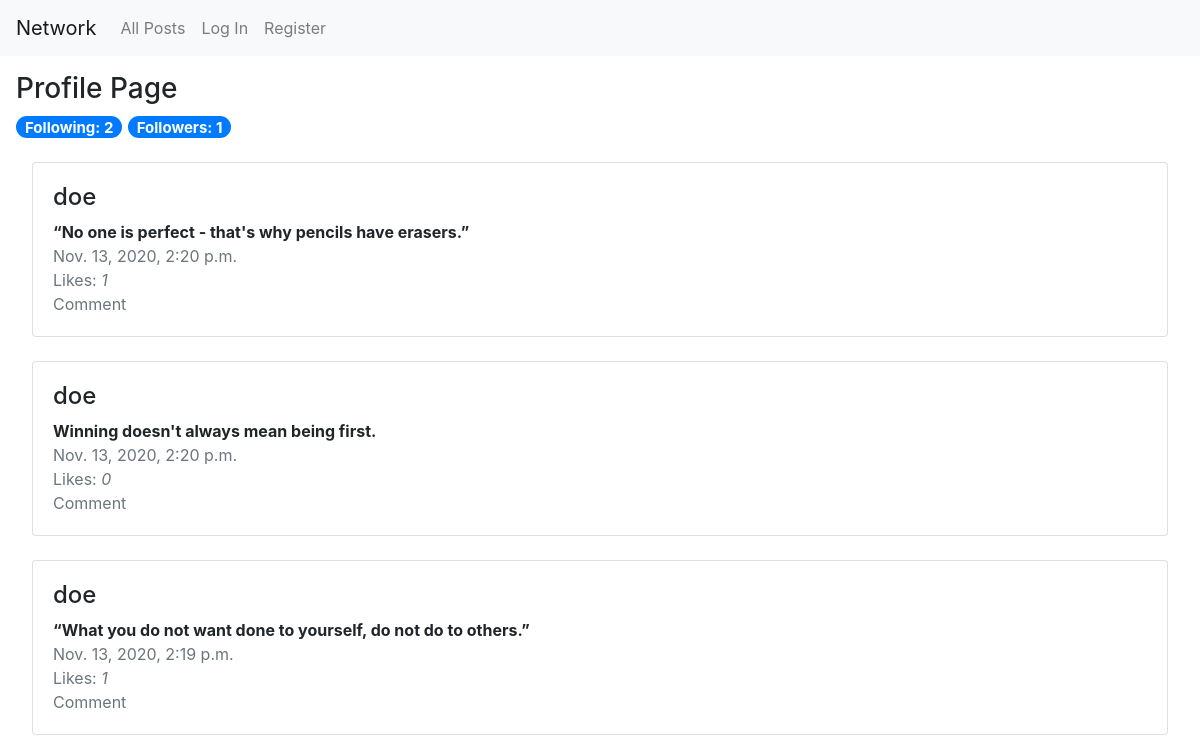
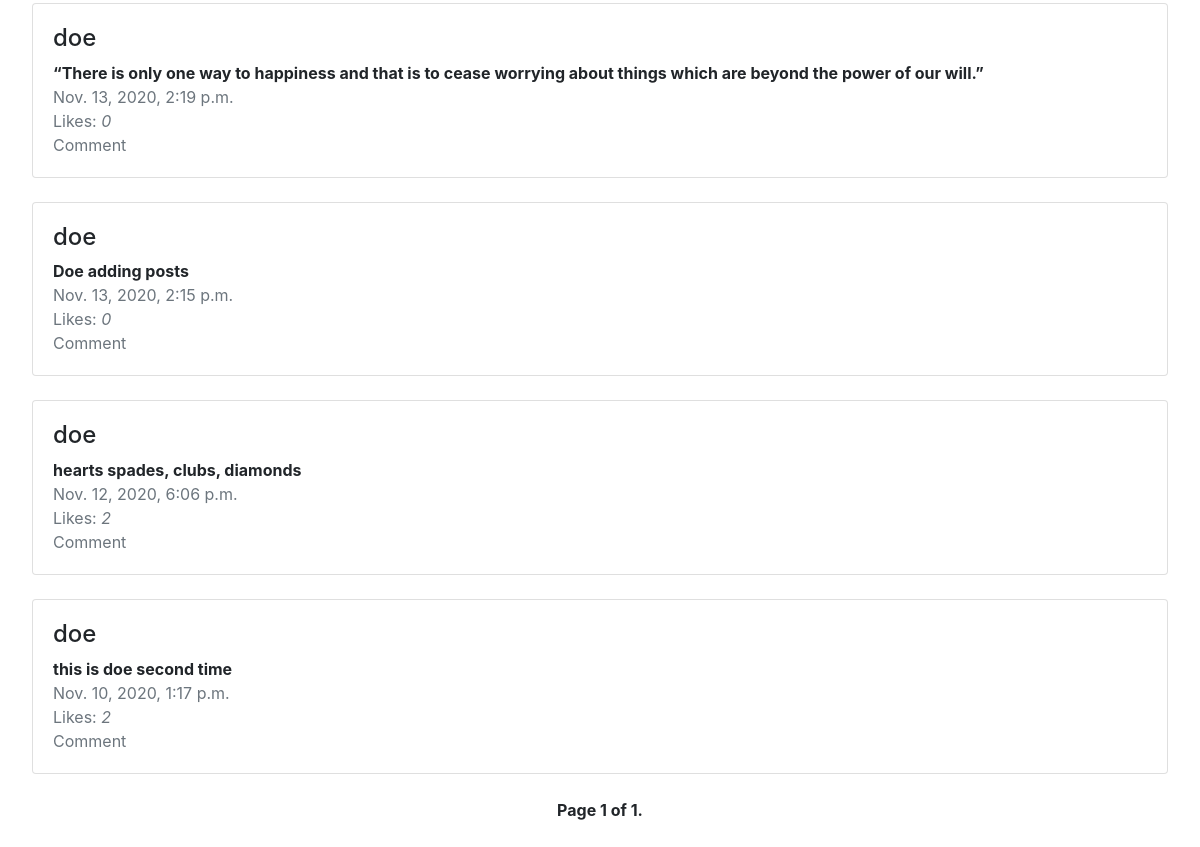
/profile/doe, run on an earlier commit of the app's database (2 pictures, top to bottom).
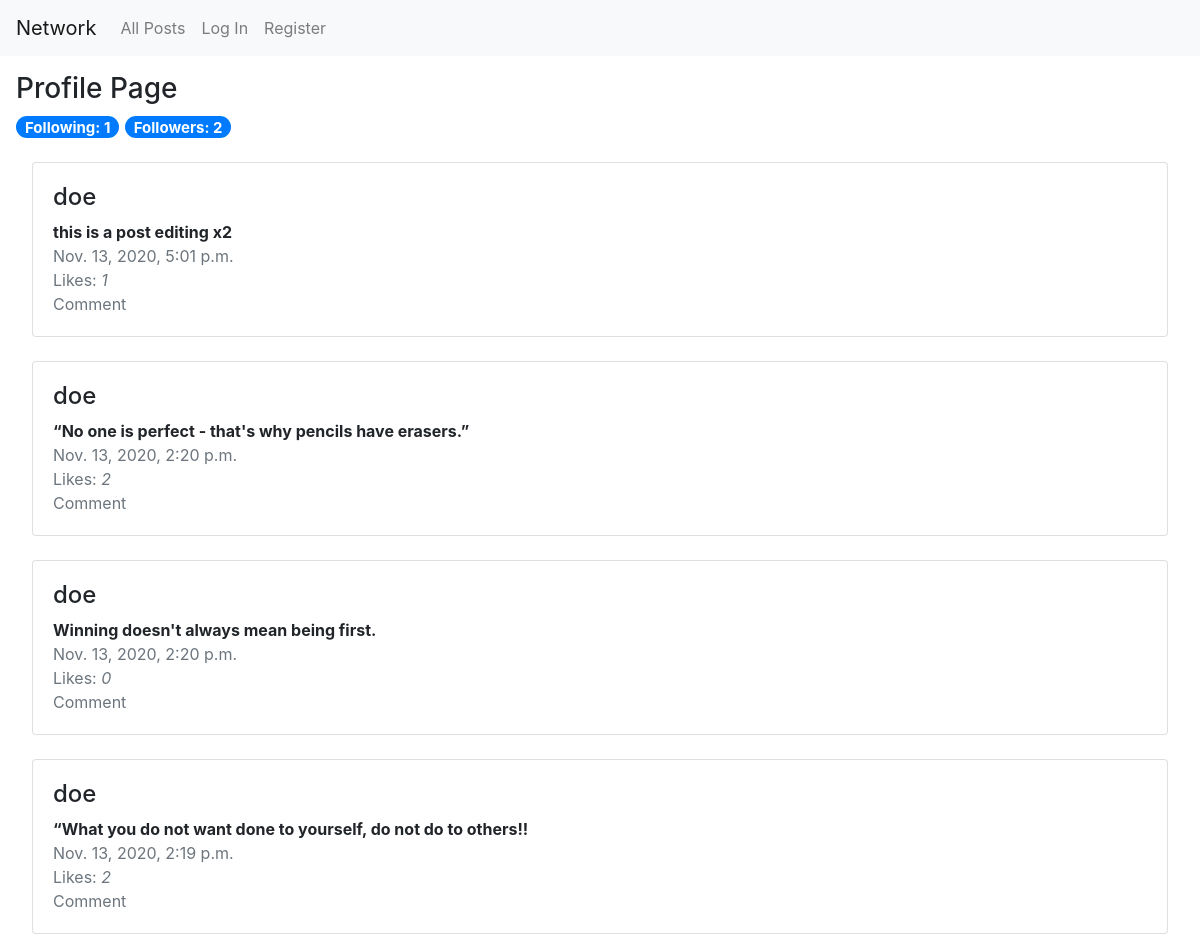
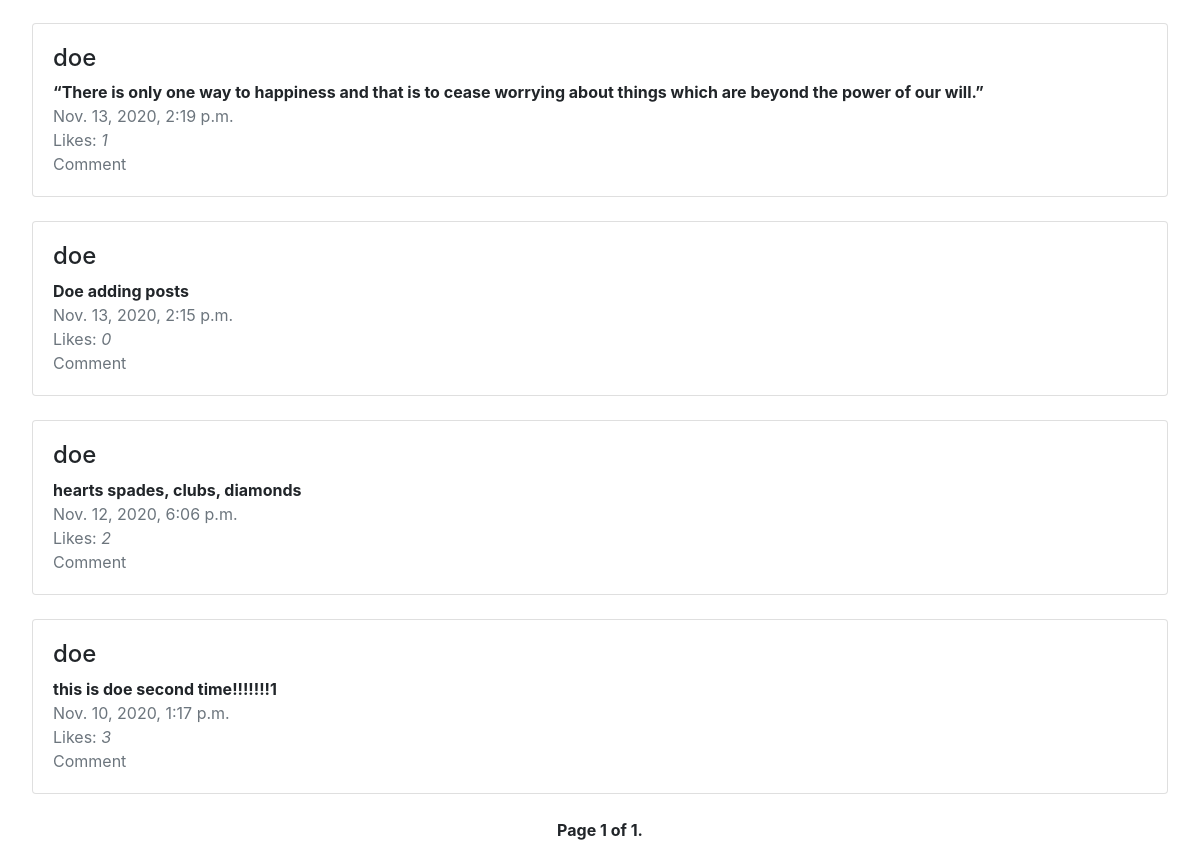
And on a later commit of the database (2 pictures, top to bottom).
### network/models.py (models this page shows)
class NewPost(models.Model):
    creator = models.CharField(max_length=64)
    text = models.TextField(verbose_name="Description")
    image = models.URLField(blank=True, verbose_name="Image URL", null=True)
    like = models.IntegerField()
    timeStamp = models.DateTimeField(auto_now_add=True,null=True)
    liked = models.ManyToManyField(User, blank=True, related_name="liked_user")
    objects = models.Manager()

### network/views.py (the view)
# urls.py: path("profile/<str:name>", views.profile, name="profile"),
def profile(request, name):
    try:
        profile = User.objects.get(username=name)
        message = []
        if request.user.username:
            try:
                flw = Follow.objects.filter(profile=profile, following=request.user)
                f = 'yes'
                if not flw:
                    f = ''
            except:
                f = ''
        else:
            f = ''
        try:
            posts = NewPost.objects.filter(creator=profile).order_by("-timeStamp")
            flw = Follow.objects.filter(profile=profile)
            followers = len(flw)
            flw = Follow.objects.filter(following=profile)
            following = len(flw)
            paginator = Paginator(posts, 10)
            page_number = request.GET.get('page')
            page_obj = paginator.get_page(page_number)
        except:
            "not found"
        return render(request, "network/profile.html", {
            "posts" : posts,
            "name" : name,
            "follow" : f,
            "following" : following,
            "followers" : followers,
            "page_obj" : page_obj
        })
    except:
        message.append(f"{name}, not found!")
        return render(request, "network/profile.html", {
            "messages" : message,
            "name" : name
        })

### network/templates/network/profile.html (shortened to what this page needs)
{% extends "network/layout.html" %}
{% block body %}
    <h3>Profile Page</h3>
    <h5><span class="badge badge-pill badge-primary">Following:  {{following}}</span>
    <span class="badge badge-pill badge-primary">Followers:  {{followers}}</span></span></h4>
    {% if posts %}
    <div class="card-column" style="padding: 1em;">
        {% for post in page_obj %}
            <div class="card">
                <div class="card-body">
                <ul class="list-group list-group-horizontal" style="list-style-type: none;">
                    <li>
                        <a href="{% url 'profile' post.creator %}" style="color:inherit" id="creator-{{post.id}}"><h4>{{ post.creator }}</h4></a>
                        <strong id="post-{{post.id}}">{{ post.text }}</strong><br>
                        <a class="text-muted">{{ post.timeStamp }}<br>
                        {% if user.is_authenticated %}
                        {% if not request.user in post.liked.all %}
                            <a href="javascript:toggle({{post.id}})" id="like-{{post.id}}" style="text-decoration:none;">🤍</a>
                        {% else %}
                            <a href="javascript:toggle({{post.id}})" id="like-{{post.id}}" style="text-decoration:none;">❤</a>
                        {% endif %}
                        {% else %}
                            Likes:
                        {% endif %}
                        <i id="numLike-{{post.id}}">{{ post.like }}</i><br>
                        Comment</a>
                    </li>
                </ul>
                </div>
            </div>
            <br>
        {% endfor %}
        <div class="pagination justify-content-center">
            <span class="step-links">
                <span class="current">
                    <strong>Page {{ page_obj.number }} of {{ page_obj.paginator.num_pages }}.</strong>
                </span>
            </span>
        </div>
    </div>
    {% endif %}
{% endblock %}

### network/templates/network/layout.html (shortened to what this page needs)
{% load static %}
<!DOCTYPE html>
<html lang="en">
    <head>
        <link rel="stylesheet" href="https://stackpath.bootstrapcdn.com/bootstrap/4.4.1/css/bootstrap.min.css">
        <link href="{% static 'network/styles.css' %}" rel="stylesheet">
    </head>
    <body>
        <nav class="navbar navbar-expand navbar-light bg-light">
            <a class="navbar-brand" href="{% url 'index' %}">Network</a>
            <div>
              <ul class="navbar-nav mr-auto">
                <li class="nav-item">
                  <a class="nav-link" href="{% url 'index' %}">All Posts</a>
                </li>
                {% if user.is_authenticated %}
                    <li class="nav-item">
                        <a class="nav-link" href="{% url 'following' %}">Following</a>
                    </li>
                    <li class="nav-item">
                        <a class="nav-link" href="{% url 'logout' %}">Log Out</a>
                    </li>
                {% else %}
                    <li class="nav-item">
                        <a class="nav-link" href="{% url 'login' %}">Log In</a>
                    </li>
                    <li class="nav-item">
                        <a class="nav-link" href="{% url 'register' %}">Register</a>
                    </li>
                {% endif %}
              </ul>
            </div>
          </nav>
        <div class="body">
            <div style="padding: 1em;">
            {% block body %}
            {% endblock %}
            </div>
        </div>
    </body>
</html>

What changed in the data, as far as the page shows it:
added NewPost: creator "doe", text "this is a post editing x2", timeStamp "Nov. 13, 2020, 5:01 p.m.", like "1"
changed NewPost "“No one is perfect - that's why pencils have erasers.”": like "1" → "2"
changed NewPost: text "“What you do not want done to yourself, do not do to others.”" → "“What you do not want done to yourself, do not do to others!!"; like "1" → "2"
changed NewPost (number 5 of 8 on the later page): like "0" → "1"
changed NewPost: text "this is doe second time" → "this is doe second time!!!!!!!1"; like "2" → "3"
Also different on the page:
{{ following }}: "2" → "1"
{{ followers }}: "1" → "2"
